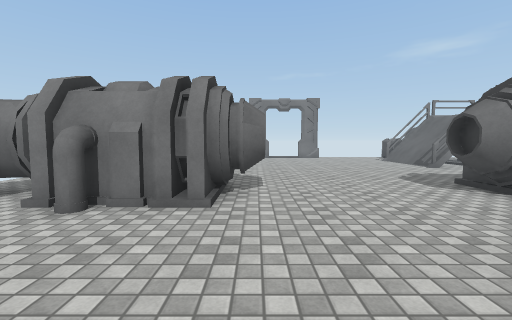
[1] (above)

24 first-person views from a walk through a scene from a Unity 3-D project. The camera is 1.3 m above the floor, tilts 4° down and sees 90° across. The floor is counted in squares, 1 m on a side. Each view is taken from the middle of a square. On the plan, view 1 faces up. The plan holds only what a view shows up to about 13 squares ahead; the rest is blank. The place goes on beyond the plan. The player character is not drawn. Some animated figures are left out. Door leaves are left out, so doorways stand open. Surface patterns are stand-ins for the level's own textures.

[2]
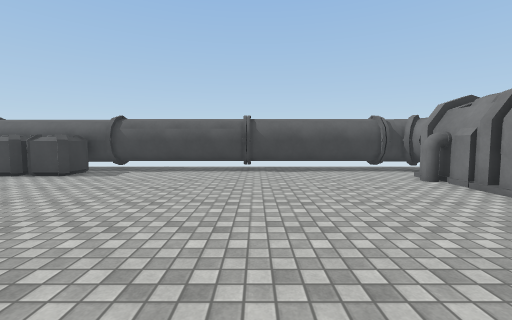

[3]
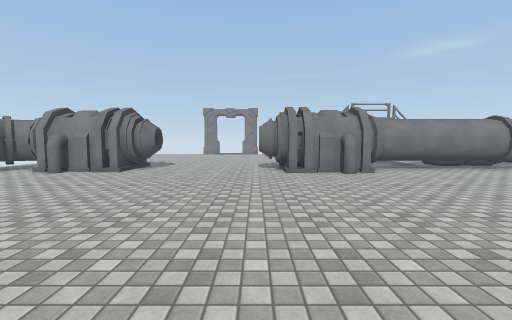

[4]
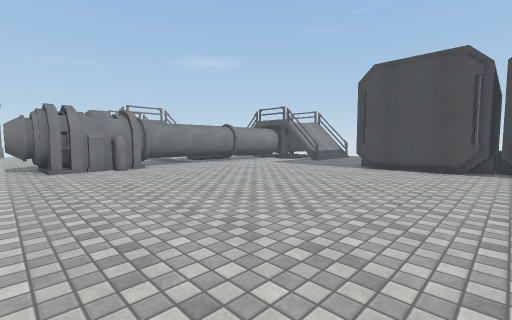

[5]
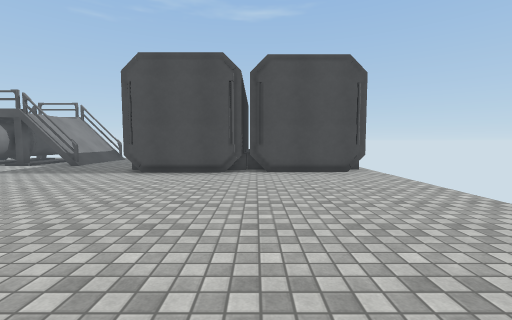

[6]
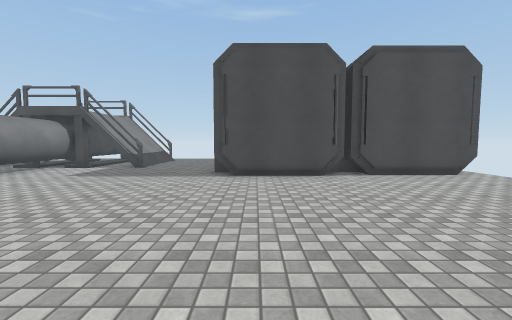

[7]
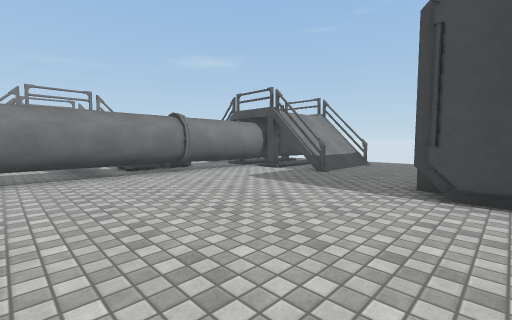

[8]
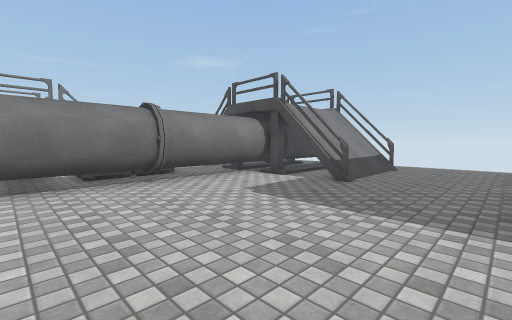

[9]
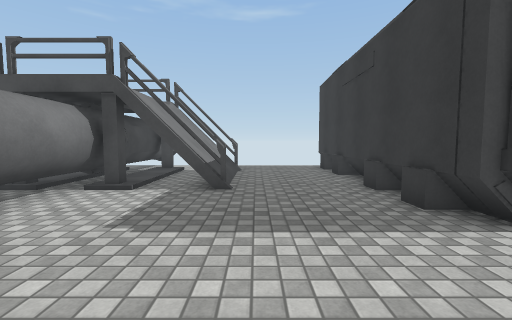

[10]
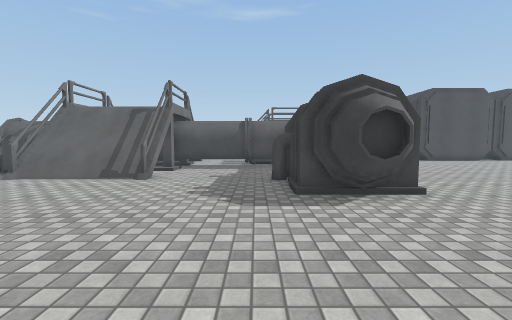

[11]
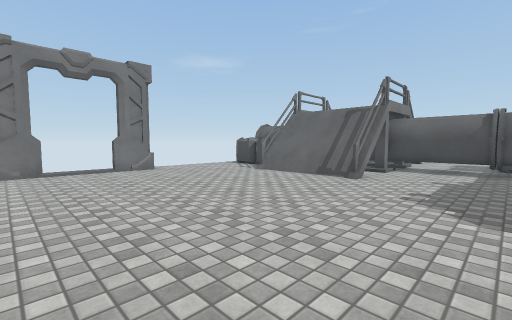

[12]
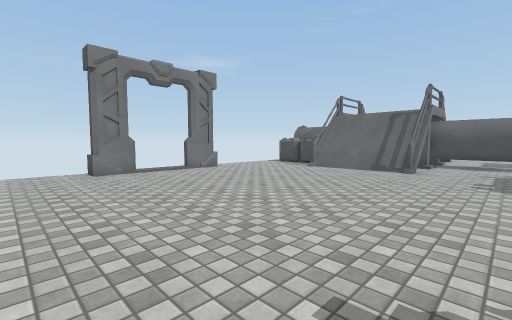

[13]
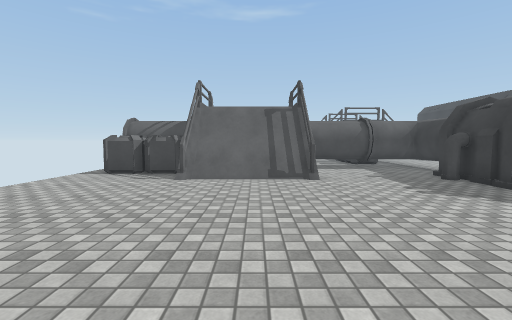

[14]
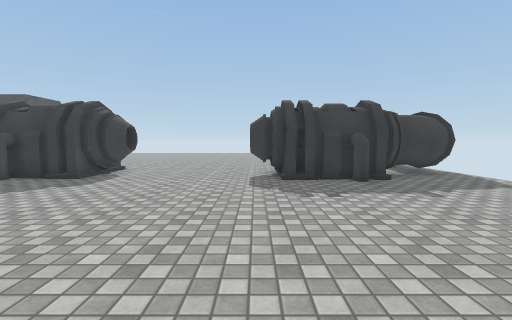

[15]
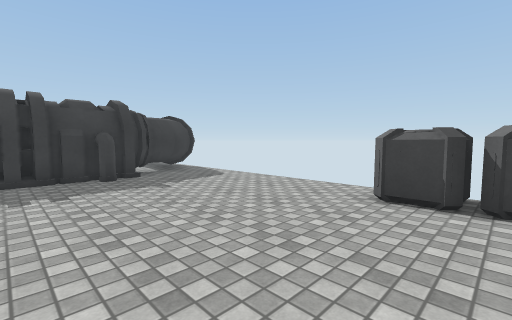

[16]
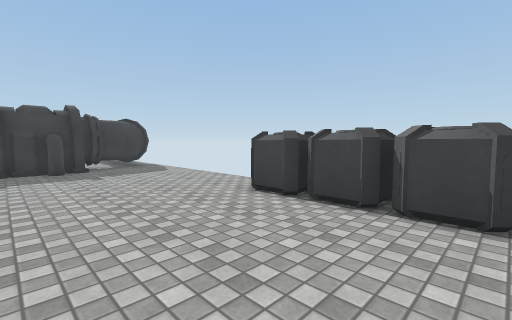

[17]
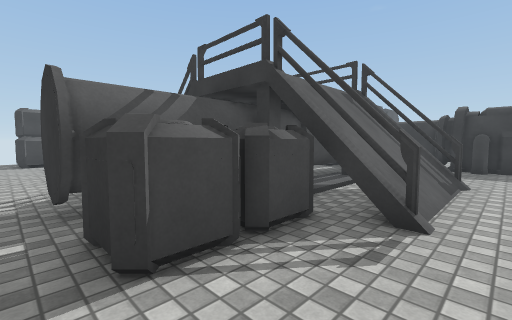

[18]
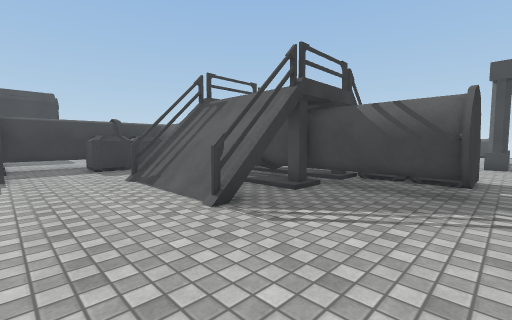

[19]
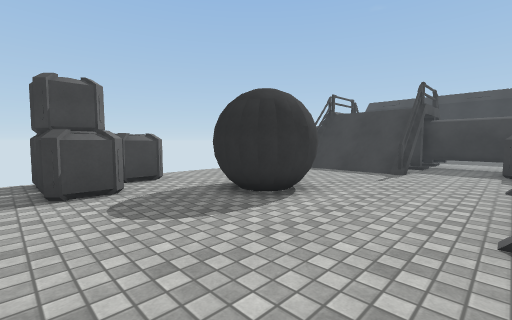

[20]
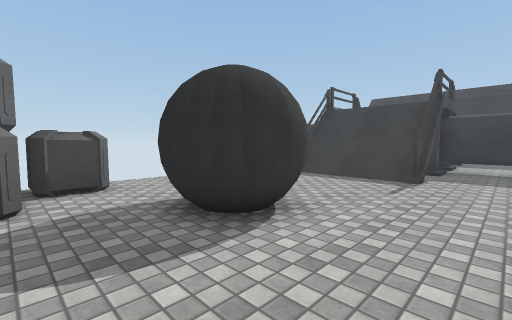

[21]
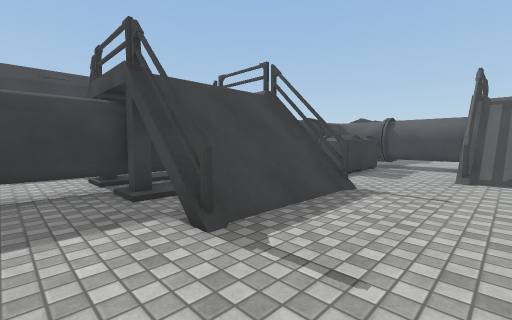

[22]
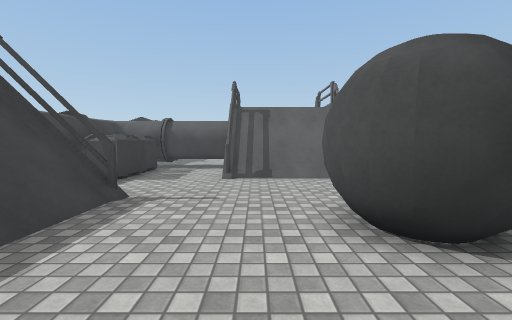

[23]
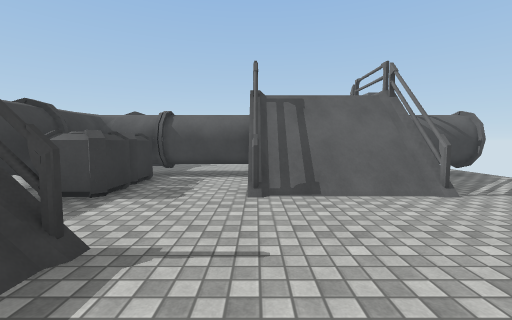

[24]
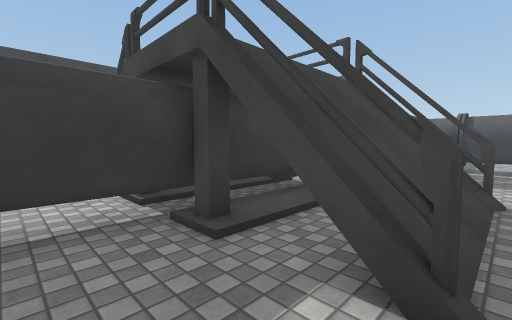

### Floor plan
Key: @ floor where view 1 was taken; # wall or solid block; x gap in a wall; . main floor; : floor 0.25 m higher than the main floor; / step, stairs or slope; D open door; = window, fence, low wall or low ledge; F fence; P pipe; O other object.
Columns run from 8 left of view 1 to 28 right of it. Each row starts with its distance up from view 1.
 22      ...#DDD##.......................
 21 OO......##..##....OOOOO..........OOOO
 20 OO................OOOOO..........OOOO
 19 OO.................OOOO............OO
 18 OO...............F#FOFFFxFF...###..OO
 17 OO...............// #  ////...###....
 16 OO...............///:  ////...###....
 15 .................///:  ////....##....
 14 .................///:  ////..........
 13 .................FFxxFFFFFF.........
 12 .....................OO..............
 11 .....................OO......F....F..
 10 ....................OOO......F////F..
  9 ....P................OOOOOO..x////x..
  8 ..P#P###.......##P#..OOOOOO..# //=x..
  7 PPP#  ###....###  #OOOOOOOOOOOOOOOOOO
  6  PP#  ###....###  #OOOOOOOOOOOOOOOOOO
  5  PP.P###......###P#......O...#OOOO#..
  4  OO..............P...........x////x..
  3  OO..........................x////F..
  2  OO..........................F////F.
  1  OO..................................
  0  OO.....@............................
 -1  OO..................................
 -2  OO..................................
 -3  OO.......................##########
 -4  OO.......................#
 -5  OO.......   .............#
 -6  OO......    .............#
 -7  OO.....      ............#####
 -8  OOO...      . ...........####
 -9  OOO..           .........#
-10  OOO.            .........#
-11  OOO             .........#
-12  O                 .......#
-13  O                  ......#

Where each view was taken, in squares from view 1:
view 1: 0 up, 0 right, facing up
view 2: 1 down, 5 right, facing left
view 3: 6 down, 5 right, facing up
view 4: 8 down, 5 right, facing up-right
view 5: 8 down, 7 right, facing right
view 6: 4 down, 8 right, facing right
view 7: 4 down, 11 right, facing up-right
view 8: 2 down, 13 right, facing up-right
view 9: 1 up, 14 right, facing right
view 10: 9 up, 0 right, facing right
view 11: 9 up, 0 right, facing up-right
view 12: 10 up, 3 left, facing up-right
view 13: 15 up, 0 right, facing right
view 14: 17 up, 0 right, facing down
view 15: 18 up, 1 left, facing down-left
view 16: 21 up, 2 left, facing down-left
view 17: 22 up, 8 right, facing down-right
view 18: 22 up, 21 right, facing down-left
view 19: 22 up, 18 right, facing down-right
view 20: 20 up, 19 right, facing down-right
view 21: 14 up, 28 right, facing down-left
view 22: 14 up, 27 right, facing left
view 23: 13 up, 24 right, facing left
view 24: 11 up, 28 right, facing down-left
